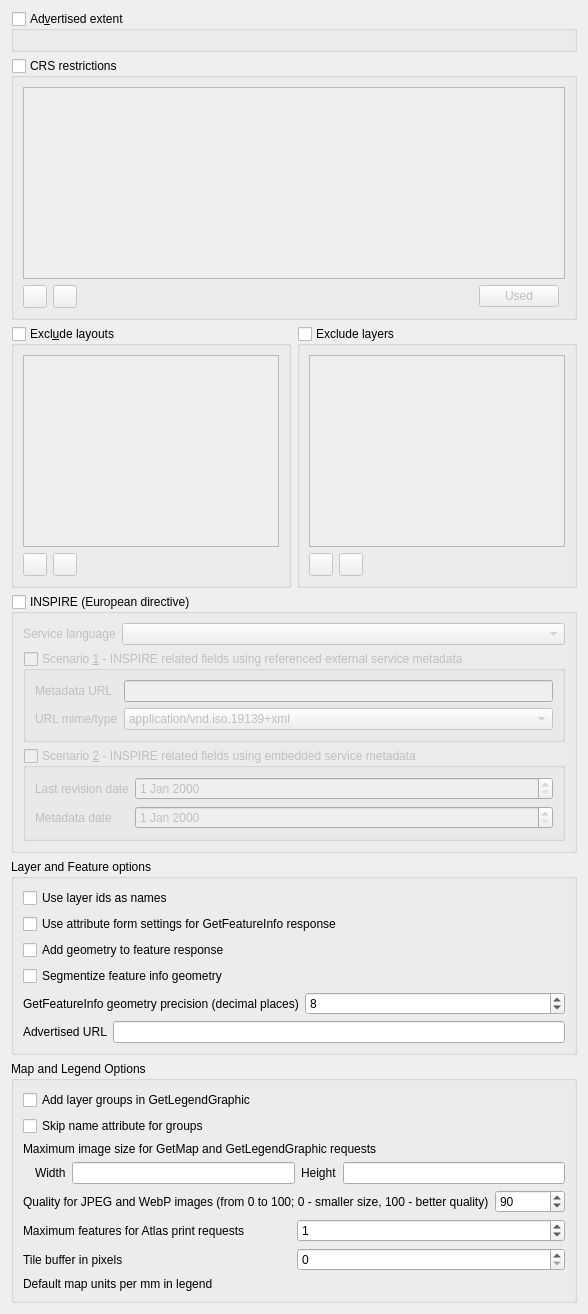
                   <widget class="QWidget" name="wms">
                    <attribute name="title">
                     <string>WMS</string>
                    </attribute>
                    <attribute name="toolTip">
                     <string>WMS capabilities</string>
                    </attribute>
                    <layout class="QGridLayout" name="gridLayout_25">
                     <item row="20" column="0" colspan="2">
                      <widget class="QgsCollapsibleGroupBox" name="grpWMSLegendMapOptions">
                       <property name="title">
                        <string>Map and Legend Options</string>
                       </property>
                       <property name="collapsed" stdset="0">
                        <bool>false</bool>
                       </property>
                       <property name="saveCollapsedState" stdset="0">
                        <bool>true</bool>
                       </property>
                       <layout class="QGridLayout" name="gridLayout_29">
                        <item row="2" column="0">
                         <layout class="QGridLayout" name="gridLayout_9">
                          <item row="1" column="1">
                           <widget class="QLabel" name="mMaxWidthLabel_2">
                            <property name="text">
                             <string>Width</string>
                            </property>
                           </widget>
                          </item>
                          <item row="1" column="0">
                           <spacer name="horizontalSpacer_6">
                            <property name="orientation">
                             <enum>Qt::Horizontal</enum>
                            </property>
                            <property name="sizeType">
                             <enum>QSizePolicy::Fixed</enum>
                            </property>
                            <property name="sizeHint" stdset="0">
                             <size>
                              <width>6</width>
                              <height>20</height>
                             </size>
                            </property>
                           </spacer>
                          </item>
                          <item row="1" column="4">
                           <widget class="QLineEdit" name="mMaxHeightLineEdit"/>
                          </item>
                          <item row="1" column="2">
                           <widget class="QLineEdit" name="mMaxWidthLineEdit"/>
                          </item>
                          <item row="1" column="3">
                           <widget class="QLabel" name="mMaxHeightLabel">
                            <property name="text">
                             <string>Height</string>
                            </property>
                           </widget>
                          </item>
                          <item row="0" column="0" colspan="5">
                           <widget class="QLabel" name="label_21">
                            <property name="text">
                             <string>Maximum image size for GetMap and GetLegendGraphic requests</string>
                            </property>
                           </widget>
                          </item>
                         </layout>
                        </item>
                        <item row="3" column="0">
                         <layout class="QHBoxLayout" name="horizontalLayout_10">
                          <item>
                           <widget class="QLabel" name="mWMSImageQualityLabel">
                            <property name="text">
                             <string>Quality for JPEG and WebP images (from 0 to 100; 0 - smaller size, 100 - better quality)</string>
                            </property>
                           </widget>
                          </item>
                          <item>
                           <widget class="QgsSpinBox" name="mWMSImageQualitySpinBox">
                            <property name="minimum">
                             <number>10</number>
                            </property>
                            <property name="maximum">
                             <number>100</number>
                            </property>
                            <property name="singleStep">
                             <number>5</number>
                            </property>
                            <property name="value">
                             <number>90</number>
                            </property>
                           </widget>
                          </item>
                         </layout>
                        </item>
                        <item row="5" column="0">
                         <layout class="QHBoxLayout" name="horizontalLayout_18">
                          <item>
                           <widget class="QLabel" name="label_33">
                            <property name="toolTip">
                             <string>When using tiles set this to the size of the larger symbols to avoid cut symbols at tile boundaries. This works by drawing features that are outside the tile extent.</string>
                            </property>
                            <property name="text">
                             <string>Tile buffer in pixels</string>
                            </property>
                           </widget>
                          </item>
                          <item>
                           <widget class="QgsSpinBox" name="mWMSTileBufferSpinBox">
                            <property name="maximum">
                             <number>1024</number>
                            </property>
                           </widget>
                          </item>
                         </layout>
                        </item>
                        <item row="6" column="0">
                         <layout class="QHBoxLayout" name="mWMSDefaultMapUnitsPerMmLayout">
                          <property name="sizeConstraint">
                           <enum>QLayout::SetFixedSize</enum>
                          </property>
                          <item>
                           <widget class="QLabel" name="mWMSDefaultMapUnitsPerMmLabel">
                            <property name="text">
                             <string>Default map units per mm in legend</string>
                            </property>
                           </widget>
                          </item>
                         </layout>
                        </item>
                        <item row="0" column="0">
                         <widget class="QCheckBox" name="mAddLayerGroupsLegendGraphicCheckBox">
                          <property name="text">
                           <string>Add layer groups in GetLegendGraphic</string>
                          </property>
                         </widget>
                        </item>
                        <item row="4" column="0">
                         <layout class="QHBoxLayout" name="horizontalLayout_17">
                          <item>
                           <widget class="QLabel" name="mWMSMaxAtlasFeaturesLabel">
                            <property name="text">
                             <string>Maximum features for Atlas print requests</string>
                            </property>
                           </widget>
                          </item>
                          <item>
                           <widget class="QgsSpinBox" name="mWMSMaxAtlasFeaturesSpinBox">
                            <property name="maximum">
                             <number>9999999</number>
                            </property>
                            <property name="value">
                             <number>1</number>
                            </property>
                           </widget>
                          </item>
                         </layout>
                        </item>
                        <item row="1" column="0">
                         <widget class="QCheckBox" name="mSkipNameForGroupCheckBox">
                          <property name="toolTip">
                           <string>GetCapabilities response would skip name attribute for group items while leaving title attribute as is, thus showing the group but making it impossible to include the whole group (rather than it's elements) in subsequent GetMap request LAYERS parameter.</string>
                          </property>
                          <property name="text">
                           <string>Skip name attribute for groups</string>
                          </property>
                         </widget>
                        </item>
                       </layout>
                      </widget>
                     </item>
                     <item row="3" column="0" colspan="2">
                      <widget class="QgsCollapsibleGroupBox" name="mWMSInspire">
                       <property name="title">
                        <string>INSPIRE (European directive)</string>
                       </property>
                       <property name="checkable">
                        <bool>true</bool>
                       </property>
                       <property name="checked">
                        <bool>false</bool>
                       </property>
                       <layout class="QGridLayout" name="gridLayout_14">
                        <item row="0" column="1">
                         <widget class="QComboBox" name="mWMSInspireLanguage">
                          <property name="sizePolicy">
                           <sizepolicy hsizetype="Expanding" vsizetype="Fixed">
                            <horstretch>0</horstretch>
                            <verstretch>0</verstretch>
                           </sizepolicy>
                          </property>
                         </widget>
                        </item>
                        <item row="0" column="0">
                         <widget class="QLabel" name="label_7">
                          <property name="text">
                           <string>Service language</string>
                          </property>
                         </widget>
                        </item>
                        <item row="4" column="0" colspan="2">
                         <widget class="QGroupBox" name="mWMSInspireScenario2">
                          <property name="title">
                           <string>Scenario &amp;2 - INSPIRE related fields using embedded service metadata</string>
                          </property>
                          <property name="checkable">
                           <bool>true</bool>
                          </property>
                          <property name="checked">
                           <bool>false</bool>
                          </property>
                          <layout class="QGridLayout" name="gridLayout_17">
                           <item row="0" column="1">
                            <widget class="QDateEdit" name="mWMSInspireTemporalReference">
                             <property name="sizePolicy">
                              <sizepolicy hsizetype="Expanding" vsizetype="Fixed">
                               <horstretch>0</horstretch>
                               <verstretch>0</verstretch>
                              </sizepolicy>
                             </property>
                            </widget>
                           </item>
                           <item row="1" column="0">
                            <widget class="QLabel" name="label_23">
                             <property name="text">
                              <string>Metadata date</string>
                             </property>
                            </widget>
                           </item>
                           <item row="1" column="1">
                            <widget class="QDateEdit" name="mWMSInspireMetadataDate">
                             <property name="sizePolicy">
                              <sizepolicy hsizetype="Expanding" vsizetype="Fixed">
                               <horstretch>0</horstretch>
                               <verstretch>0</verstretch>
                              </sizepolicy>
                             </property>
                            </widget>
                           </item>
                           <item row="0" column="0">
                            <widget class="QLabel" name="label_22">
                             <property name="text">
                              <string>Last revision date</string>
                             </property>
                            </widget>
                           </item>
                          </layout>
                         </widget>
                        </item>
                        <item row="3" column="0" colspan="2">
                         <widget class="QGroupBox" name="mWMSInspireScenario1">
                          <property name="title">
                           <string>Scenario &amp;1 - INSPIRE related fields using referenced external service metadata</string>
                          </property>
                          <property name="checkable">
                           <bool>true</bool>
                          </property>
                          <property name="checked">
                           <bool>false</bool>
                          </property>
                          <layout class="QGridLayout" name="gridLayout_15">
                           <item row="0" column="1">
                            <widget class="QLineEdit" name="mWMSInspireMetadataUrl"/>
                           </item>
                           <item row="0" column="0">
                            <widget class="QLabel" name="label_8">
                             <property name="text">
                              <string>Metadata URL</string>
                             </property>
                            </widget>
                           </item>
                           <item row="1" column="1">
                            <widget class="QComboBox" name="mWMSInspireMetadataUrlType">
                             <item>
                              <property name="text">
                               <string>application/vnd.iso.19139+xml</string>
                              </property>
                             </item>
                             <item>
                              <property name="text">
                               <string>application/vnd.ogc.csw.GetRecordByIdResponse_xml</string>
                              </property>
                             </item>
                             <item>
                              <property name="text">
                               <string>application/vnd.ogc.csw_xml</string>
                              </property>
                             </item>
                            </widget>
                           </item>
                           <item row="1" column="0">
                            <widget class="QLabel" name="label_24">
                             <property name="text">
                              <string>URL mime/type</string>
                             </property>
                            </widget>
                           </item>
                          </layout>
                         </widget>
                        </item>
                       </layout>
                      </widget>
                     </item>
                     <item row="4" column="0" colspan="2">
                      <widget class="QgsCollapsibleGroupBox" name="grpWMSLayerOptions">
                       <property name="title">
                        <string>Layer and Feature options</string>
                       </property>
                       <property name="collapsed" stdset="0">
                        <bool>false</bool>
                       </property>
                       <property name="saveCollapsedState" stdset="0">
                        <bool>true</bool>
                       </property>
                       <layout class="QGridLayout" name="gridLayout_30">
                        <item row="1" column="0">
                         <widget class="QCheckBox" name="mUseAttributeFormSettingsCheckBox">
                          <property name="text">
                           <string>Use attribute form settings for GetFeatureInfo response</string>
                          </property>
                         </widget>
                        </item>
                        <item row="0" column="0">
                         <widget class="QCheckBox" name="mWmsUseLayerIDs">
                          <property name="text">
                           <string>Use layer ids as names</string>
                          </property>
                         </widget>
                        </item>
                        <item row="4" column="0">
                         <layout class="QHBoxLayout" name="grpWMSPrecision">
                          <item>
                           <widget class="QLabel" name="label_5">
                            <property name="text">
                             <string>GetFeatureInfo geometry precision (decimal places)</string>
                            </property>
                           </widget>
                          </item>
                          <item>
                           <widget class="QgsSpinBox" name="mWMSPrecisionSpinBox">
                            <property name="minimum">
                             <number>1</number>
                            </property>
                            <property name="maximum">
                             <number>17</number>
                            </property>
                            <property name="value">
                             <number>8</number>
                            </property>
                           </widget>
                          </item>
                         </layout>
                        </item>
                        <item row="3" column="0">
                         <widget class="QCheckBox" name="mSegmentizeFeatureInfoGeometryCheckBox">
                          <property name="text">
                           <string>Segmentize feature info geometry</string>
                          </property>
                         </widget>
                        </item>
                        <item row="2" column="0">
                         <widget class="QCheckBox" name="mAddWktGeometryCheckBox">
                          <property name="text">
                           <string>Add geometry to feature response</string>
                          </property>
                         </widget>
                        </item>
                        <item row="5" column="0">
                         <layout class="QHBoxLayout" name="horizontalLayout_2">
                          <item>
                           <widget class="QLabel" name="mWMSUrlLabel">
                            <property name="text">
                             <string>Advertised URL</string>
                            </property>
                           </widget>
                          </item>
                          <item>
                           <widget class="QLineEdit" name="mWMSUrlLineEdit"/>
                          </item>
                         </layout>
                        </item>
                       </layout>
                      </widget>
                     </item>
                     <item row="2" column="1">
                      <widget class="QgsCollapsibleGroupBox" name="mLayerRestrictionsGroupBox">
                       <property name="title">
                        <string>Exclude layers</string>
                       </property>
                       <property name="checkable">
                        <bool>true</bool>
                       </property>
                       <property name="checked">
                        <bool>false</bool>
                       </property>
                       <property name="collapsed" stdset="0">
                        <bool>false</bool>
                       </property>
                       <property name="saveCollapsedState" stdset="0">
                        <bool>true</bool>
                       </property>
                       <layout class="QGridLayout" name="gridLayout">
                        <item row="0" column="0" colspan="3">
                         <widget class="QListWidget" name="mLayerRestrictionsListWidget"/>
                        </item>
                        <item row="1" column="0">
                         <widget class="QToolButton" name="mAddLayerRestrictionButton">
                          <property name="toolTip">
                           <string>Add layer to exclude</string>
                          </property>
                          <property name="text">
                           <string/>
                          </property>
                          <property name="icon">
                           <iconset resource="../../images/images.qrc">
                            <normaloff>:/images/themes/default/symbologyAdd.svg</normaloff>:/images/themes/default/symbologyAdd.svg</iconset>
                          </property>
                         </widget>
                        </item>
                        <item row="1" column="1">
                         <widget class="QToolButton" name="mRemoveLayerRestrictionButton">
                          <property name="toolTip">
                           <string>Remove selected layer</string>
                          </property>
                          <property name="text">
                           <string/>
                          </property>
                          <property name="icon">
                           <iconset resource="../../images/images.qrc">
                            <normaloff>:/images/themes/default/symbologyRemove.svg</normaloff>:/images/themes/default/symbologyRemove.svg</iconset>
                          </property>
                         </widget>
                        </item>
                        <item row="1" column="2">
                         <spacer name="horizontalSpacer_3">
                          <property name="orientation">
                           <enum>Qt::Horizontal</enum>
                          </property>
                          <property name="sizeHint" stdset="0">
                           <size>
                            <width>0</width>
                            <height>20</height>
                           </size>
                          </property>
                         </spacer>
                        </item>
                       </layout>
                      </widget>
                     </item>
                     <item row="2" column="0">
                      <widget class="QgsCollapsibleGroupBox" name="mWMSPrintLayoutGroupBox">
                       <property name="title">
                        <string>Excl&amp;ude layouts</string>
                       </property>
                       <property name="checkable">
                        <bool>true</bool>
                       </property>
                       <property name="checked">
                        <bool>false</bool>
                       </property>
                       <property name="collapsed" stdset="0">
                        <bool>false</bool>
                       </property>
                       <property name="saveCollapsedState" stdset="0">
                        <bool>true</bool>
                       </property>
                       <layout class="QGridLayout" name="gridLayout_10">
                        <item row="0" column="0" colspan="3">
                         <widget class="QListWidget" name="mPrintLayoutListWidget"/>
                        </item>
                        <item row="1" column="0">
                         <widget class="QToolButton" name="mAddWMSPrintLayoutButton">
                          <property name="toolTip">
                           <string>Add layout to exclude</string>
                          </property>
                          <property name="text">
                           <string/>
                          </property>
                          <property name="icon">
                           <iconset resource="../../images/images.qrc">
                            <normaloff>:/images/themes/default/symbologyAdd.svg</normaloff>:/images/themes/default/symbologyAdd.svg</iconset>
                          </property>
                         </widget>
                        </item>
                        <item row="1" column="1">
                         <widget class="QToolButton" name="mRemoveWMSPrintLayoutButton">
                          <property name="toolTip">
                           <string>Remove selected layout</string>
                          </property>
                          <property name="text">
                           <string/>
                          </property>
                          <property name="icon">
                           <iconset resource="../../images/images.qrc">
                            <normaloff>:/images/themes/default/symbologyRemove.svg</normaloff>:/images/themes/default/symbologyRemove.svg</iconset>
                          </property>
                         </widget>
                        </item>
                        <item row="1" column="2">
                         <spacer name="horizontalSpacer_2">
                          <property name="orientation">
                           <enum>Qt::Horizontal</enum>
                          </property>
                          <property name="sizeHint" stdset="0">
                           <size>
                            <width>0</width>
                            <height>20</height>
                           </size>
                          </property>
                         </spacer>
                        </item>
                       </layout>
                      </widget>
                     </item>
                     <item row="1" column="0" colspan="2">
                      <widget class="QgsCollapsibleGroupBox" name="grpWMSList">
                       <property name="title">
                        <string>CRS restrictions</string>
                       </property>
                       <property name="checkable">
                        <bool>true</bool>
                       </property>
                       <property name="checked">
                        <bool>false</bool>
                       </property>
                       <property name="collapsed" stdset="0">
                        <bool>false</bool>
                       </property>
                       <property name="saveCollapsedState" stdset="0">
                        <bool>true</bool>
                       </property>
                       <layout class="QGridLayout" name="gridLayout_5">
                        <item row="0" column="0" colspan="5">
                         <widget class="QListWidget" name="mWMSList"/>
                        </item>
                        <item row="1" column="1">
                         <widget class="QToolButton" name="pbnWMSRemoveSRS">
                          <property name="toolTip">
                           <string>Remove selected CRS</string>
                          </property>
                          <property name="icon">
                           <iconset resource="../../images/images.qrc">
                            <normaloff>:/images/themes/default/symbologyRemove.svg</normaloff>:/images/themes/default/symbologyRemove.svg</iconset>
                          </property>
                         </widget>
                        </item>
                        <item row="1" column="3">
                         <widget class="QPushButton" name="pbnWMSSetUsedSRS">
                          <property name="toolTip">
                           <string>Fetch all CRS's from layers</string>
                          </property>
                          <property name="text">
                           <string>Used</string>
                          </property>
                         </widget>
                        </item>
                        <item row="1" column="0">
                         <widget class="QToolButton" name="pbnWMSAddSRS">
                          <property name="toolTip">
                           <string>Add new CRS</string>
                          </property>
                          <property name="icon">
                           <iconset resource="../../images/images.qrc">
                            <normaloff>:/images/themes/default/symbologyAdd.svg</normaloff>:/images/themes/default/symbologyAdd.svg</iconset>
                          </property>
                         </widget>
                        </item>
                        <item row="1" column="2">
                         <spacer name="horizontalSpacer">
                          <property name="orientation">
                           <enum>Qt::Horizontal</enum>
                          </property>
                          <property name="sizeHint" stdset="0">
                           <size>
                            <width>40</width>
                            <height>20</height>
                           </size>
                          </property>
                         </spacer>
                        </item>
                       </layout>
                      </widget>
                     </item>
                     <item row="0" column="0" colspan="2">
                      <widget class="QgsCollapsibleGroupBox" name="grpWMSExt">
                       <property name="title">
                        <string>Ad&amp;vertised extent</string>
                       </property>
                       <property name="checkable">
                        <bool>true</bool>
                       </property>
                       <property name="checked">
                        <bool>false</bool>
                       </property>
                       <property name="collapsed" stdset="0">
                        <bool>false</bool>
                       </property>
                       <property name="saveCollapsedState" stdset="0">
                        <bool>true</bool>
                       </property>
                       <layout class="QVBoxLayout" name="verticalLayout_29">
                        <item>
                         <widget class="QgsExtentWidget" name="mAdvertisedExtentServer" native="true"/>
                        </item>
                       </layout>
                      </widget>
                     </item>
                    </layout>
                   </widget>
